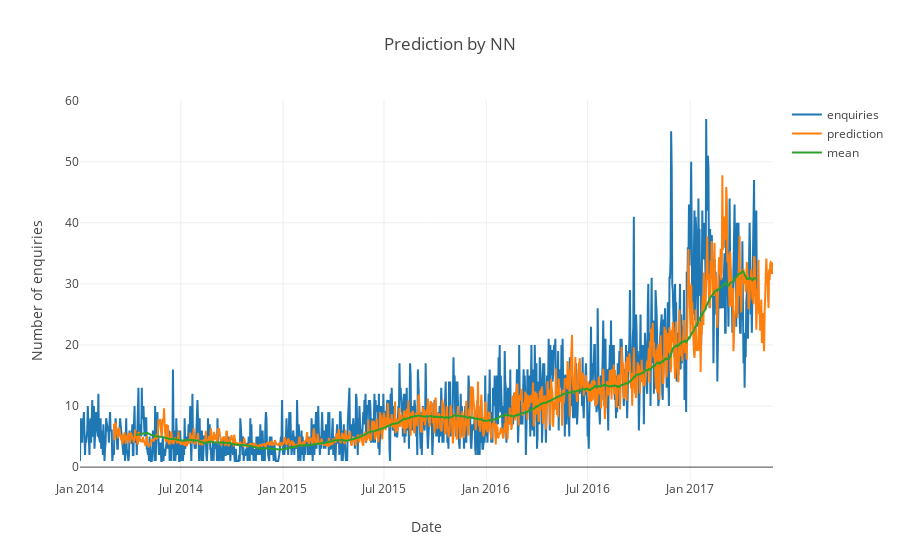

The notebook cell saved with this chart:
### Markdown cell above
Trying simple Neural Network as regressor (execution may take a while).

### Code cell
from keras.layers import Dense, Dropout
from keras.models import Sequential
from keras.wrappers.scikit_learn import KerasRegressor


def model():
    model = Sequential()
    model.add(Dense(64, input_shape=[X_train.shape[1]], activation='relu'))
    model.add(Dropout(0.2))
    model.add(Dense(64, activation='relu'))
    model.add(Dropout(0.2))
    model.add(Dense(64, activation='relu'))
    model.add(Dropout(0.2))
    model.add(Dense(1))
    model.compile(loss='mean_squared_error', optimizer='adam')
    return model

regressor = KerasRegressor(build_fn=model, epochs=30, batch_size=5, verbose=0)
regressor.fit(X_train, y_train, verbose=1)
y_predicted_nn = regressor.predict(X)

print("\nMSE:", mean_squared_error(y_test, regressor.predict(X_test)))
iplot(go.Figure(
    data=[go.Scatter(x=data_us.index, y=data_us["enquiries"], name="enquiries"),
          go.Scatter(x=x_pred_range, y=y_predicted_nn, name="prediction"),
          go.Scatter(x=data_us.index, y=rolmean, name="mean")], 
    layout=go.Layout(title="Prediction by NN",
                     yaxis=dict(title="Number of enquiries"),
                     xaxis=dict(title="Date"))))

### Figure 1 — Plotly figure (JSON) as saved in the notebook; plotly's stock layout.template omitted (floating-point values rounded to 4 significant figures; data arrays with more than 128 entries replaced by an {"elided": "..."} marker saying what was removed)
{"data": [{"name": "enquiries", "type": "scatter", "x": {"elided": "1200 str values"}, "y": {"elided": "1200 int values"}}, {"name": "prediction", "type": "scatter", "x": {"elided": "1170 str values"}, "y": {"elided": "1169 float values"}}, {"name": "mean", "type": "scatter", "x": {"elided": "1200 str values"}, "y": {"elided": "1200 float values"}}], "layout": {"title": "Prediction by NN", "xaxis": {"title": "Date"}, "yaxis": {"title": "Number of enquiries"}}}
